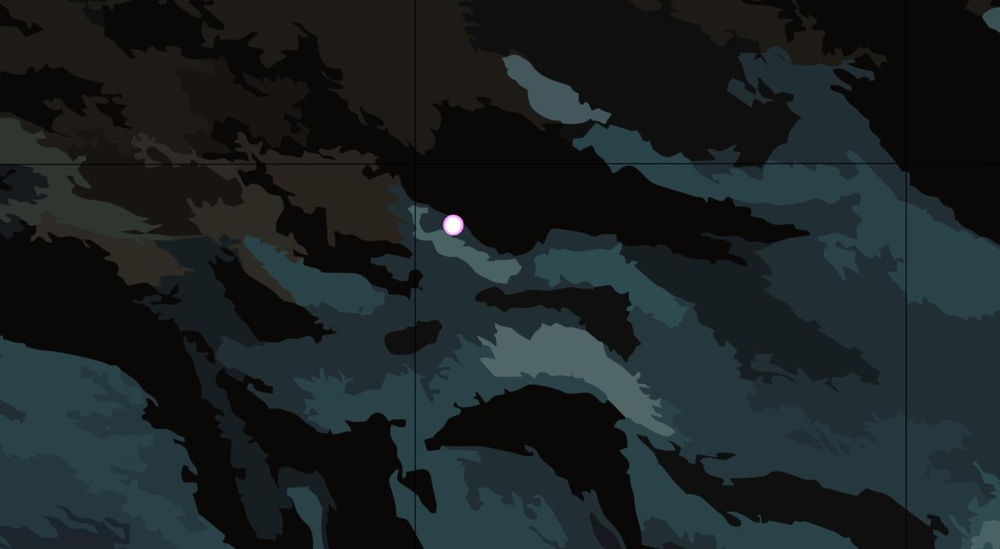
#> input picture EYRC-Tasks-main/Task 1/sample.jpg, 1000 x 549 px, shrunk from 1556 x 855 before the run, found by its file name
$ python test4.py
#> lines starting #> are read from the running program, lines starting #| are printed output that depends on the picture; after the words box and inside, x2 and y2 are one past the last pixel; in counts of white or black regions, pixels touching at a corner belong together
from imutils import contours
from skimage import measure
import numpy as np
import imutils
import cv2
import matplotlib.pyplot as plt

# load the image,
image = cv2.imread('/home/ironman/Desktop/Projects/e-Yantra/EYRC-Tasks-main/Task 1/sample.jpg', 1)
#> image is the input picture: shape (549, 1000, 3); mean B, G, R 35.5, 34.3, 26.9
image=cv2.cvtColor(image,cv2.COLOR_BGR2RGB)

# convert it to grayscale, and blur it
imgray=cv2.cvtColor(image,cv2.COLOR_RGB2GRAY)
imgray=cv2.GaussianBlur(imgray,(9,9),0)

# threshold the image to reveal light regions in the blurred image
_,thresh=cv2.threshold(imgray,100,255,cv2.THRESH_BINARY)
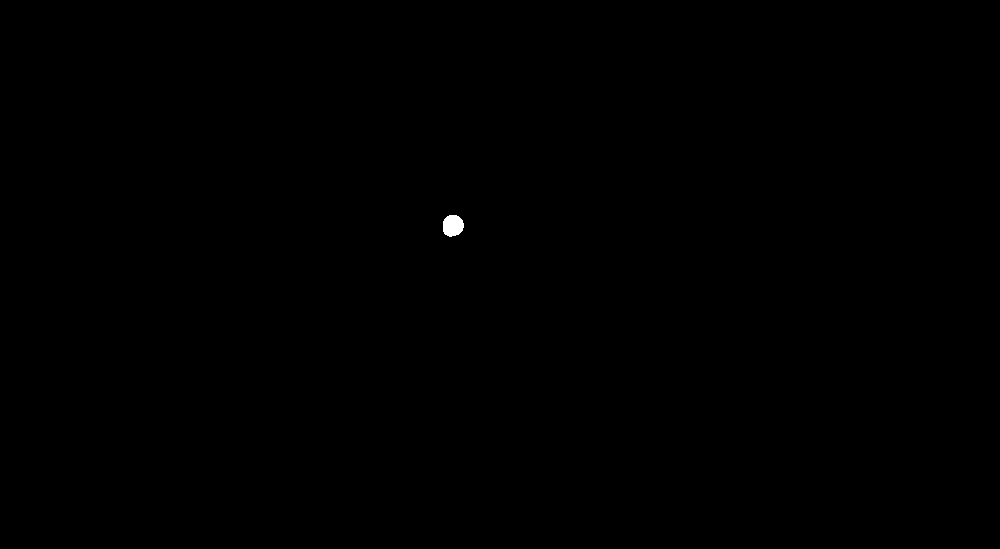
#> thresh: shape (549, 1000); 0.07% white; 1 white region, box (x1, y1, x2, y2) and area: (443, 215, 464, 237) 370


# perform a series of erosions and dilations to remove any small blobs of noise from the thresholded image
thresh = cv2.erode(thresh, None, iterations=2)
#> thresh: shape (549, 1000); 0.04% white; 1 white region, box (x1, y1, x2, y2) and area: (445, 217, 462, 234) 215
thresh = cv2.dilate(thresh, None, iterations=2)
#> thresh: shape (549, 1000); 0.07% white; 1 white region, box (x1, y1, x2, y2) and area: (443, 215, 464, 236) 367

# perform a connected component analysis on the thresholded image, then initialize a mask to store only the "large" components
labels=measure.label(thresh, connectivity=2,  background=0)
#> labels: shape (549, 1000) int64; values 0 (black) and 1 (white), 0.07% white; 1 white region
mask = np.zeros(thresh.shape, dtype="uint8")

# loop over the unique components
for label in np.unique(labels):
    # If this is the background label, ignore it
    if label == 0:
        continue

    # otherwise, construct the label mask and count the number of pixels
    labelMask = np.zeros(thresh.shape, dtype="uint8")
    labelMask[labels == label] = 255
    numPixels = cv2.countNonZero(labelMask)

    # if the number of pixels in the component is sufficiently large, then add it to our mask of "large blobs"
    if numPixels > 100:
        mask = cv2.add(mask, labelMask)
#> this loop made 2 passes
#> numPixels on pass 2: 367


# find the contours in the mask, then sort them from left to right
cnts,_=cv2.findContours(mask,cv2.RETR_EXTERNAL, cv2.CHAIN_APPROX_SIMPLE)
#> cnts = 1 contour; box (x1, y1, x2, y2) and area: (443, 215, 464, 236) 336
cnts=contours.sort_contours(cnts,method="left-to-right")[0]

# loop over the contours

# Initialize lists to store centroid coordinates and area
cntrd=[]
areas=[]

#number of leds
a=len(cnts)
#> a = 1

# Loop over the contours
for (i,c) in enumerate(cnts):


    # Calculate the area of the contour
    area=cv2.contourArea(c)

    #Calculate the centroid coordinates (check again)
    M = cv2.moments(c)
    if M["m00"] != 0:
        cx = float(M["m10"] / M["m00"])
        cy = float(M["m01"] / M["m00"])


    # Draw the bright spot on the image
    (x,y), radius = cv2.minEnclosingCircle(c)
    cv2.drawContours(image,cnts,-1,(0,0,255),2)
    cv2.putText(image,"#{No}".format(No=i+1),(int(x-15),int(y-22)),cv2.FONT_HERSHEY_SIMPLEX,0.5,(0,0,255),2)


    # Append centroid coordinates and area to the respective lists
    areas.append(area)
    cntrd.append((cx,cy))
#> this loop made 1 pass
#> (area, cx, cy, x, y, radius) on pass 1: (336, 452.5, 225.2, 452.3, 225.5, 11.17)
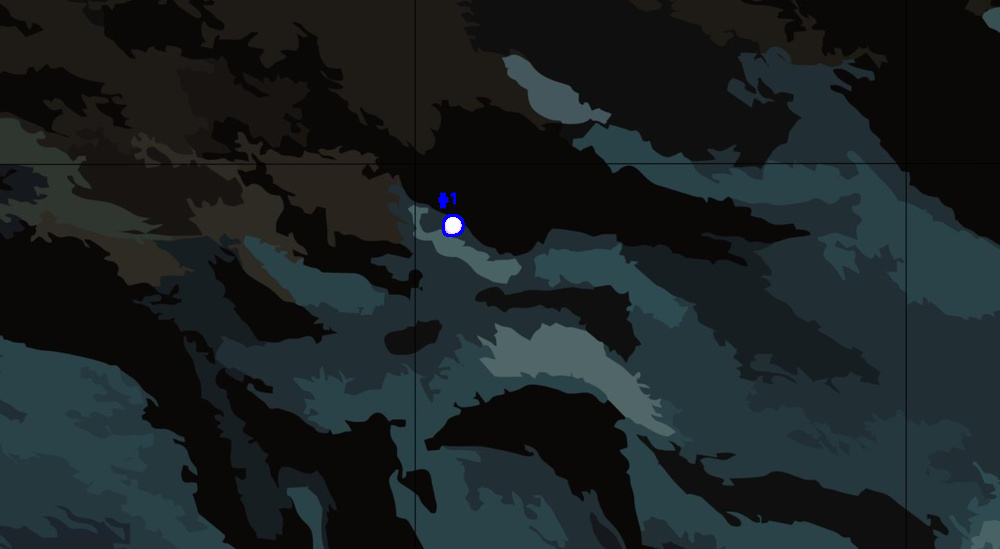
#> image: shape (549, 1000, 3); mean R, G, B 26.9, 34.3, 35.7
#> after the loop, areas = [336]; cntrd = [(452.5, 225.2)]

cv2.imwrite("thresh.png", thresh)
cv2.imwrite("Gray.png", imgray)

cv2.drawContours(imgray,cnts,-1,(0,0,0),2)
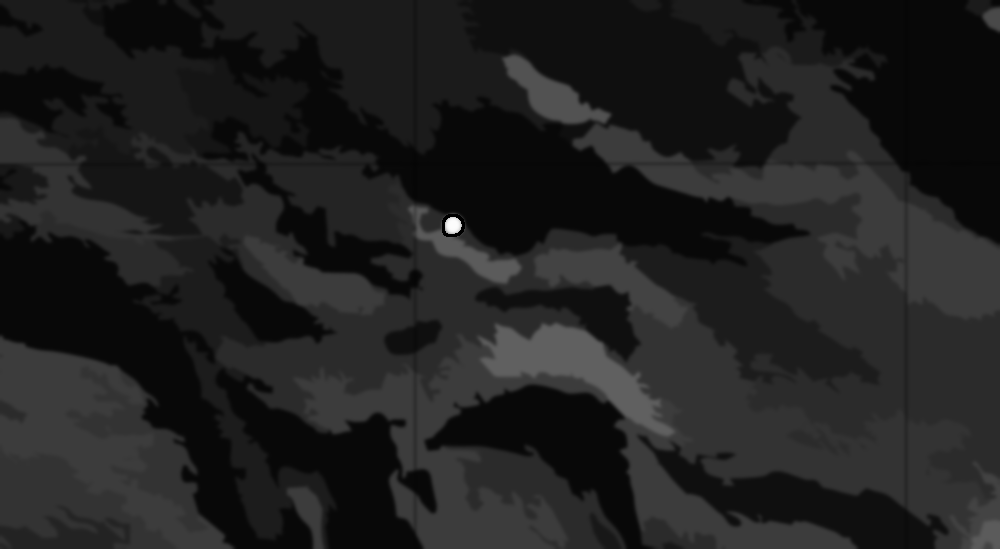
#> imgray: shape (549, 1000); min 0, max 252, mean 32.2


#cv2.imshow('Thresh',thresh)

#cv2.imshow('Imgray',imgray)
cv2.imwrite("LD_3613_led_detectcv2ion_results.png", imgray)
cv2.waitKey(0)

$ run again, with EYRC-Tasks-main/Task 1/led.jpg copied over EYRC-Tasks-main/Task 1/sample.jpg
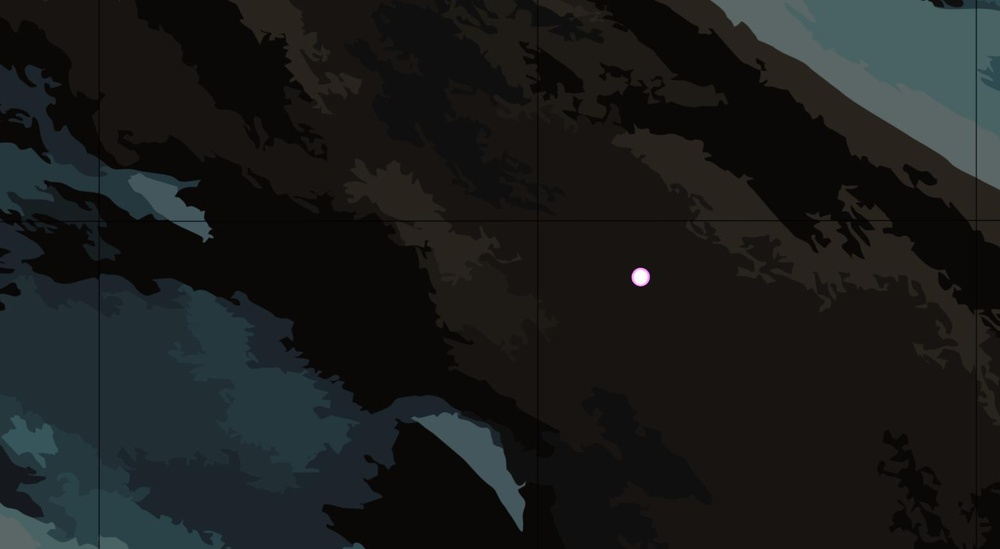
#> input picture EYRC-Tasks-main/Task 1/led.jpg, 1000 x 549 px, shrunk from 1556 x 855 before the run, found by its file name
#> image is the input picture: shape (549, 1000, 3); mean B, G, R 27.6, 28.4, 26.6
#> labels: shape (549, 1000) int64; values 0 (black) and 1 (white), 0.05% white; 1 white region
#> the loop `for label in np.unique(labels):` made 2 passes
#> numPixels on pass 2: 269
#> cnts = 1 contour; box (x1, y1, x2, y2) and area: (632, 268, 650, 286) 243
#> a = 1
#> the loop `for (i,c) in enumerate(cnts):` made 1 pass
#> (area, cx, cy, x, y, radius) on pass 1: (243, 640.3, 276.5, 640.2, 276.5, 9.32)
#> after the loop `for (i,c) in enumerate(cnts):`:
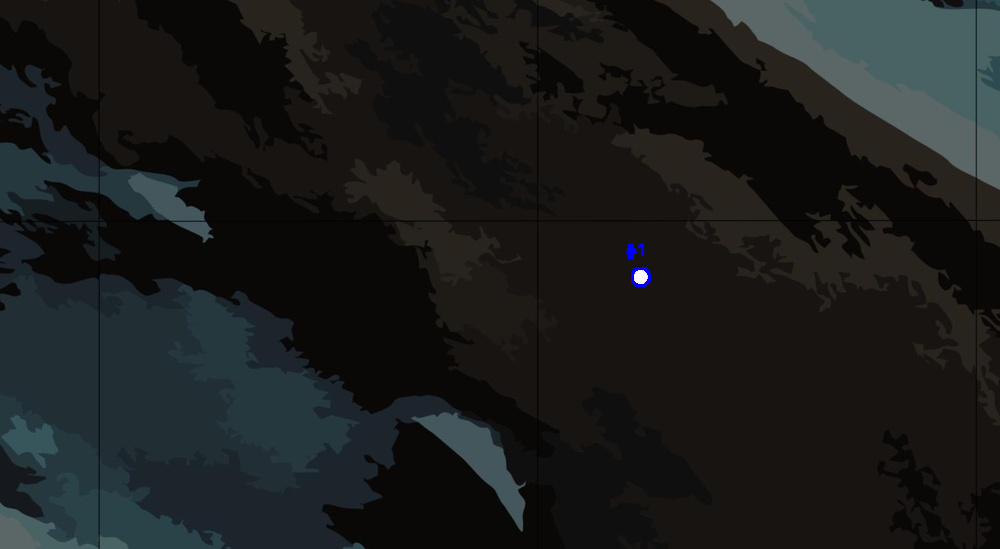
#> image: shape (549, 1000, 3); mean R, G, B 26.5, 28.3, 27.8
#> after the loop `for (i,c) in enumerate(cnts):`: areas = [243]; cntrd = [(640.3, 276.5)]
